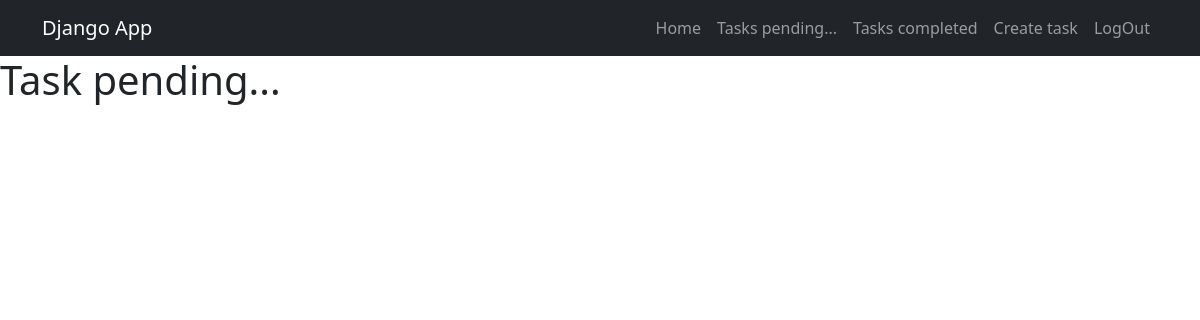
The page /tasks/ (signed in) on the database as committed earlier.
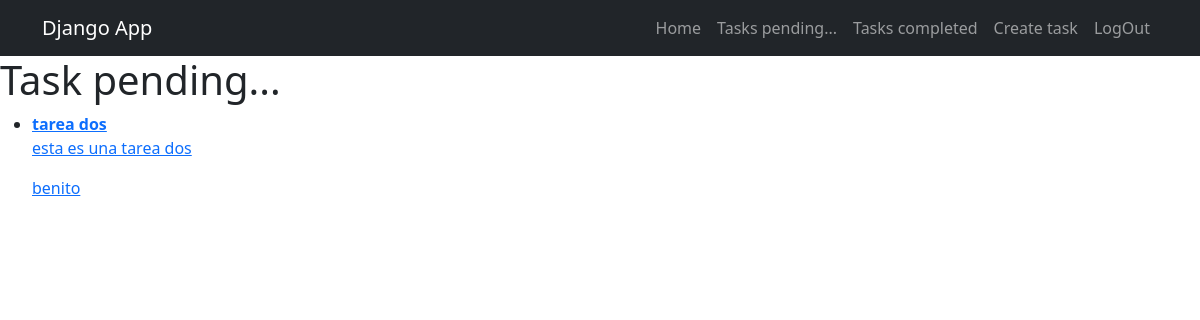
The same page on the database as committed later.
### tasks/models.py (models this page shows, shortened)
class Task(models.Model):
    title = models.CharField(max_length=200)
    description = models.TextField(blank=True)
    created = models.DateTimeField(auto_now_add=True)
    datecompleted = models.DateTimeField(null=True, blank = True)
    important = models.BooleanField(default=False)
    user = models.ForeignKey(User, on_delete=models.CASCADE)

### tasks/views.py (the view)
# urls.py: path('tasks/', views.tasks, name='tasks'),
@login_required
def tasks(request):
    tasks = Task.objects.filter(user=request.user, datecompleted__isnull=True)
    return render(request, 'tasks.html', {
        'tasks': tasks
    })

### tasks/templates/tasks.html (shortened to what this page needs)
{% extends 'base.html' %}
{% block content %}
    <h1>Task pending...</h1>
    <ul>
        {% for task in tasks %}
        <li>
            <a href="{% url 'task_detail' task.id %}">
                {% if task.important %}
                <strong>{{task.title}}</strong>
                {% else %}
                {{task.title}}
                {% endif %}
                <p>{{task.description}}</p>
                <p>{{task.user.username}}</p>
            </a>
        </li>
        {% endfor %}
    </ul>
{% endblock %}

Rows that differ between the two databases and show on the page:
now on this page (row edited): Task: title "tarea dos", description "esta es una tarea dos", user.username "benito"
